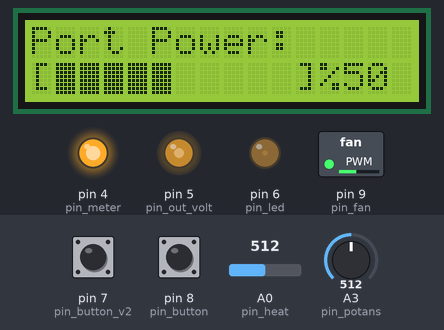
The sketch below on a simulated Arduino Uno, built with avr-gcc and run on an emulated ATmega328P. Shown: 16×2 character LCD, switched loads named in the sketch (green lamp = pin HIGH), output pins drawn as LEDs (lit = HIGH). The inputs (shaded band) are chosen by the test bench; at power-on: A3 (pin_potans) = 512, pin 7 (pin_button_v2) LOW, pin 8 (pin_button) LOW, A0 (pin_heat) = 512. What the sketch prints to the serial monitor is not drawn.

Above: at 3.22 s.
3.3 s: A3 (pin_potans) set to 1001
At 3.45 s:
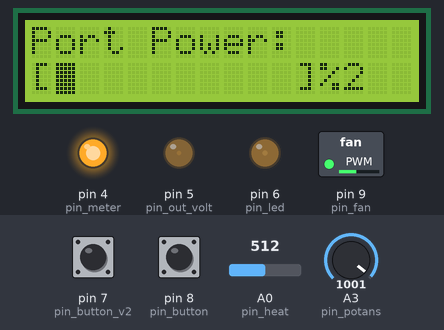
5.0 s: A3 (pin_potans) set to 1020
At 5.15 s:
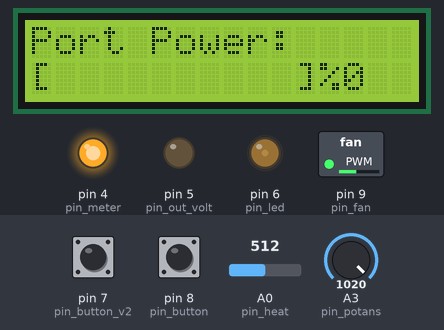
6.7 s: pin 7 (pin_button_v2) pulled HIGH for 0.15 s
At 8.3 s:
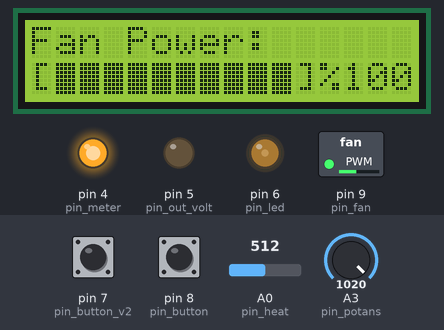
8.6 s: pin 8 (pin_button) pulled HIGH for 3.2 s
At 12.9 s:
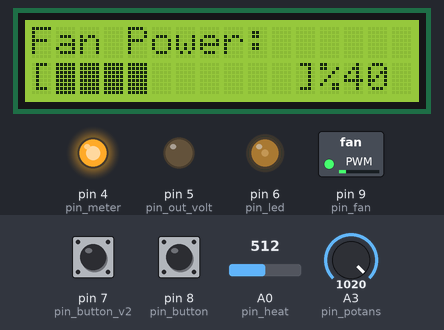
13.3 s: A3 (pin_potans) set to 900
At 14.0 s:
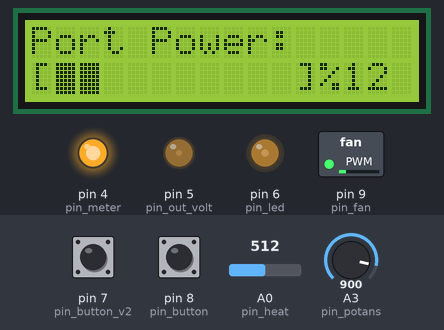
15.0 s: A3 (pin_potans) set to 716
At 16.6 s:
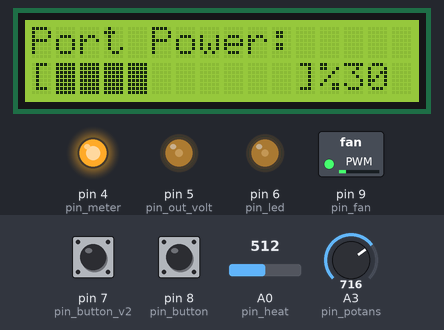
Timing chart, 0 to 17.6 s (numbered marks = the images above; inputs shaded):
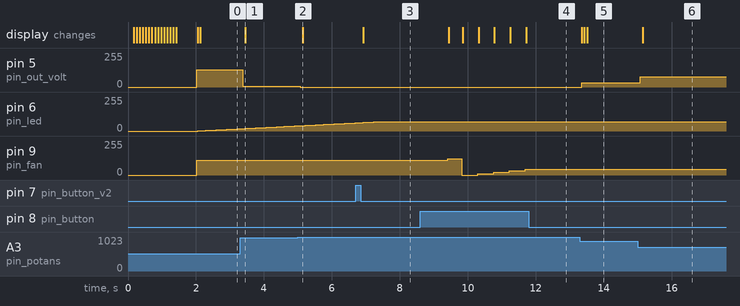

Measured:
- the behaviour switches between 1019 and 1020 on A3 (pin_potans) (found by bisection; images 1 and 2)
- after the input at 3.3 s, pin 5 (pin_out_volt): 128/255 → 6/255 after 0.07 s; the display: changes after 0.15 s (image 1)
- after the input at 5.0 s, pin 5 (pin_out_volt): 6/255 → 0/255 after 0.07 s; the display: changes after 0.14 s (image 2)
- after the input at 6.7 s, the display: changes after 0.22 s (image 3)
- after the input at 8.6 s, pin 9 (pin_fan): 110/255 → 121/255 after 0.82 s, → 0/255 0.41 s later, → 11/255 0.47 s later, → 22/255 0.47 s later, … (6 changes in this stretch); the display: first changes after 0.83 s (image 4 shows a later state)
- after the input at 13.3 s, pin 5 (pin_out_volt): 0/255 → 31/255 after 0.06 s; the display: first changes after 0.06 s (image 5 shows a later state)
- after the input at 15.0 s, pin 5 (pin_out_volt): 31/255 → 77/255 after 0.07 s; the display: changes after 0.15 s (image 6)

The sketch:

ArduinoDriver.ino
```cpp
#define read_current A1 // define the Arduino pin A0 as voltage input (V in)

float cutOffLimit = 0.5;// set the current which below that value, doesn't matter. Or set 0.5

#include <Wire.h>

///////////////////////////////////////[~MAIN~]
int loopDelay=50;

short pin_button_v2=7;    // Menu Geçişi
short pin_button=8;
short pin_heat=A0;
short pin_potans=A3;
short pin_sensor_volt=A0;
short pin_current=A1;
short pin_fan=9;
short pin_led=6;
short pin_out_volt=5;//A0;
short pin_meter=4;

short menu_longpres_time=5;
short menu_fanpower_time=5;
short menu_ledpower_time=5;

short blink_time=1;

short led_count_time=3;
short potans_tolerance=10;
const float VCC   = 5.0;// supply voltage is from 4.5 to 5.5V. Normally 5V.
float volt_value=0;

short potans_value=0;

///////////////////////////////////////////////
//////////////////////////////////////////[LCD]
#include <LiquidCrystal_I2C.h>
LiquidCrystal_I2C lcd(0x27, 16, 2); //  A5 SCL | A4 SDA
int lcd_width=16;
int lcd_height=2;
int lcdFindPointForMid(String str){
  return (lcd_width-str.length())/2;
}
///////////////////////////////////////////////
////////////////////////////////////////[BLINK]
short blink_count=0;
bool canBlink=false;

void onBlink(){
  if(canBlink){
    if(blink_count==blink_time){
      canBlink=false;
      lcd.backlight();
      blink_count=0;
      return;
    }
    else if(blink_count==0)lcd.noBacklight();
    blink_count++;

  }
}
void startBlink(){
  canBlink=true;
}


///////////////////////////////////////////////
/////////////////////////////////[AKIM BÖLGESİ]
/*
          "ACS712ELCTR-05B-T",//  0
          "ACS712ELCTR-20A-T",//  1
          "ACS712ELCTR-30A-T"// 2
*/

float sensitivity = 0.066;// for ACS712ELCTR-30A-T
const float QOV =   0.5 * VCC;// set quiescent Output voltage of 0.5V
float voltage;// internal variable for voltage

float findMotorCurrent(){
  //Robojax.com ACS712 Current Sensor
  float voltage_raw =   (5.0 / 1023.0)* analogRead(read_current);// Read the voltage from sensor
  voltage =  voltage_raw - QOV + 0.012 ;// 0.000 is a value to make voltage zero when there is no current
  float current = voltage / sensitivity;

  if(abs(current) > cutOffLimit ){
    return current;
    //lcd.setCursor(0,0);
    //String txt="5V - ";//"V: ";
    //txt+=String(voltage,3);// print voltage with 3 decimal places
    //txt+=("V, I: ");
    //txt+=String(current,2); // print the current with 2 decimal places
    //txt+=("A");
    //lcd.print(txt);
  }else
  return 0.0f;
}
///////////////////////////////////////////////
//////////////////////////////////////[ON BOOT]
String boot_msg="HOSGELDIN";
void printBoot(){
  lcd.begin();
    lcd.backlight();
    int point=lcdFindPointForMid(boot_msg);
    for(int j=15;j>=0;j--){
      lcd.setCursor(0,0);
      int i=0;
      for(i=0;i<j;i++){
        lcd.print((char)255);
      }
      for(int k=i;k<16;k++){
        lcd.print(k<point?' ':(k-point>=boot_msg.length()?' ':boot_msg[k-point]));
      }
      delay(75);
    }
    delay(500);
}
///////////////////////////////////////////////
///////////////////////////////////////[~MENU~]

short MENU_MAIN =0;
short MENU_VOLTAGE  =1;
short MENU_FAN  =2;
short MENU_LED  =3;
//short MENU_USB  =4;


short menu_current=2;

short menu_longpres_count=0;
short menu_button_count=0;
bool menu_buttonv2=false;

short menu_fanpower=10;

short menu_ledpower=10;
bool menu_ledRefresh=true;


void onMainMenu(){
  short button=menuButton();
  if(button!=0)Serial.println(button);
  //Serial.println(button);
  if(button==4){
    menu_current=(menu_current+1)%4;
    menu_longpres_count=0;
    lcd.clear();
  }
  printMenu(button);
  //printHeat();
  //fanPower();
  //*/
}
void showMenu(int menu){
  lcd.clear();
  menu_current=menu;
}

void printMenu(short button){
  if(menu_current== MENU_MAIN)
    menuMotor(button);
  else if(menu_current == MENU_FAN)
    menuFan(button);
  else if(menu_current == MENU_LED)
    menuLed(button);
  else if(menu_current == MENU_VOLTAGE)
    menuVoltage(button);

}
void menuVoltage(short button){

  double pw= 10-(potans_value/1024.0*10);
  if( potans_value>=1020)pw=0;
  lcd.setCursor(0,0);
  lcd.print("Port Power:");
  lcd.setCursor(0,1);
  lcd.print("[");
     int i=0;
     for(i=0;i<pw;i++)
        lcd.print((char)255);
     for(;i<10;i++)
        lcd.print(' ');
     lcd.setCursor(11,1);
     lcd.print("]%"+String((int)(pw*10)) + " ");
}
void menuLed(short button){
  if(button == 3){
      menu_longpres_count++;
      if(menu_longpres_count>menu_ledpower_time){
        menu_ledpower=(menu_ledpower+1)%11;
        menu_longpres_count=0;
        menu_ledRefresh=true;
      }
    }else if(button==1){
      menu_ledpower=(menu_ledpower+1)%11;
      menu_ledRefresh=true;
    }
     lcd.setCursor(0,0);
     lcd.print("Led Power: ");
     lcd.setCursor(0,1);
       lcd.print("[");
       int i=0;
       for(i=0;i<menu_ledpower;i++)
          lcd.print((char)255);
       for(;i<10;i++)
          lcd.print(' ');
       lcd.setCursor(11,1);
       lcd.print("]%"+String(menu_ledpower)+"0 ");
}
void menuMotor(short button){
  if(button == 1){
      menu_longpres_count=(menu_longpres_count+1)%2;
      //Serial.println(menu_longpres_count);

    }
      if(menu_longpres_count==0){
        lcd.setCursor(0,0);
        lcd.print("Volt:  "+String(volt_value));
        lcd.setCursor(0,1);
        lcd.print("Amper: "+String(findMotorCurrent()));
      }
      else{
        lcd.setCursor(0,0);
        lcd.print("RPM = "+String("50"));
        lcd.setCursor(0,1);
        lcd.print("Amper: "+String(findMotorCurrent()));
      }
}
void menuFan(short button){
  if(button == 3){
      menu_longpres_count++;
      if(menu_longpres_count>menu_fanpower_time){
        menu_fanpower=(menu_fanpower+1)%12;
        fanPower();
        menu_longpres_count=0;
      }
    }else if(button==1){
      menu_ledpower=(menu_ledpower+1)%12;
      fanPower();
    }
     lcd.setCursor(0,0);
     lcd.print("Fan Power: ");
     lcd.setCursor(0,1);
     if(menu_fanpower<11){
       lcd.print("[");
       int i=0;
       for(i=0;i<menu_fanpower;i++)
          lcd.print((char)255);
       for(;i<10;i++)
          lcd.print(' ');
       lcd.setCursor(11,1);
       lcd.print("]%"+String(menu_fanpower)+"0 ");
     }
     else
      lcd.print(" AUTO ");
}

void printHeat(){
  lcd.setCursor(13,0);
  lcd.print(String(findDegre()) + ((char)223));
}

short menuButton(){
  bool curnt_val2 =(digitalRead(pin_button_v2)==HIGH);
  bool curnt_val =(digitalRead(pin_button)==HIGH);
  //Serial.println("B1:"+String(curnt_val)+" - B2:"+String(curnt_val2));
  if(curnt_val2){
    //Serial.println("v2: "+String(curnt_val2));
    menu_buttonv2=true;
    return 0;
  }else if(menu_buttonv2){
    menu_buttonv2=false;
    return 4;
  }

  if(curnt_val){
    //Serial.println("v1: "+String(curnt_val));
    menu_button_count++;
    return menu_button_count>menu_longpres_time?3:0;
  }
  else{
    if(menu_button_count>menu_longpres_time){
        menu_button_count=0;
        return 2;
    }else if(menu_button_count>1){
        menu_button_count=0;
        return 1;
    }else
        return 0;
  }//*/
}
///////////////////////////////////////////////
/////////////////////////////////[VOLTAGE READ]

int volt_offset =20;// set the correction offset value
int volt_tolerance=2;
float readMotorVoltage(){
  int volt = analogRead(pin_sensor_volt);// read the input
  float voltage = map(volt,0,1023, 0, 2500) + volt_offset;// map 0-1023 to 0-2500 and add correction offset

  voltage /=100;// divide by 100 to get the decimal values
  /*if(menu_current!=MENU_MAIN){
    if(abs(volt_value-voltage)>volt_tolerance){
      showMenu(MENU_MAIN);
      startBlink();
    }
  }else*/
    volt_value=voltage;
  return voltage;

}

///////////////////////////////////////////////
//////////////////////////////////////////[LED]
short led_curentPower=0;
short led_count=0;
//led_count_time
void ledPower(){
  if(!menu_ledRefresh)return;

  int val_target = (int)((float)(70.0*menu_ledpower/10));

  if(val_target==led_curentPower){
    menu_ledRefresh=false;
    return;
  }
  led_curentPower+=(led_curentPower<val_target)?1:-1;
  analogWrite(pin_led,led_curentPower);
}
///////////////////////////////////////////////
//////////////////////////////////////////[FAN]
void fanPower(){
  int val = (int)((float)(110.0*menu_fanpower/10));
  analogWrite(pin_fan,val);
}
void fanAuto(){

}
///////////////////////////////////////////////
///////////////////////////////////////////[ISI]
short* degre=new short[10];
short degre_curent=0;
short degre_value=0;

short findDegre(){
  degre[degre_curent] = (short)( ((analogRead(pin_heat)/1023.0)*5000) / 10.0);
  degre_curent=(degre_curent+1)%10;
  int total=0;
  for(int i=0;i<10;i++){
    total+=degre[i];
  }
  degre_value=(short)(total/10);
  if(menu_fanpower==11)
    fanAuto();
  return degre_value;
  //degre[degre_curent]=sicaklikDeger
}
///////////////////////////////////////////////
///////////////////////////////////////[POTANS]

short potans_max=0;

void readPotans(){
  short data = analogRead(pin_potans);
  //Serial.println("pot:"+String(data));
  if(menu_current!=MENU_VOLTAGE){
    if(abs(data-potans_value)>potans_tolerance){
      showMenu(MENU_VOLTAGE);
      startBlink();
    }
  }else
    potans_value=data;
  if(data>=1020){
    //digitalWrite(pin_meter,LOW);
    data=1024;
    //analogWrite(pin_out_volt,0);
    digitalWrite(pin_out_volt,LOW);
    Serial.println("Volt is 0");
  }
  else{
    //digitalWrite(pin_meter,HIGH);
    analogWrite(pin_out_volt,255-(int)(data*255.0/1024.0));
  }

}

///////////////////////////////////////////////
void setup() {
  Serial.begin(9600);
    //TCCR2B = TCCR2B & B11111000 | B00000001;
    TCCR2B = TCCR2B & B11111000 | B00000111;  // 9,10 for PWM frequency of 30.64 Hz
    //TCCR0B = TCCR0B & B11111000 | B00000101; // 5,6 - for PWM frequency of 61.04 Hz
    printBoot();

    pinMode(pin_fan,OUTPUT);
    pinMode(pin_meter,OUTPUT);
    pinMode(pin_out_volt,OUTPUT);
    digitalWrite(pin_meter,HIGH);


    pinMode(8,INPUT);

    lcd.clear();
    readMotorVoltage();
    readPotans();
    fanPower();
}

void loop() {

      //bool readValue=digitalRead(8);
      onMainMenu();
      ledPower();
      readPotans();
      readMotorVoltage();
      //onBlink();
      delay(loopDelay);
}
```
